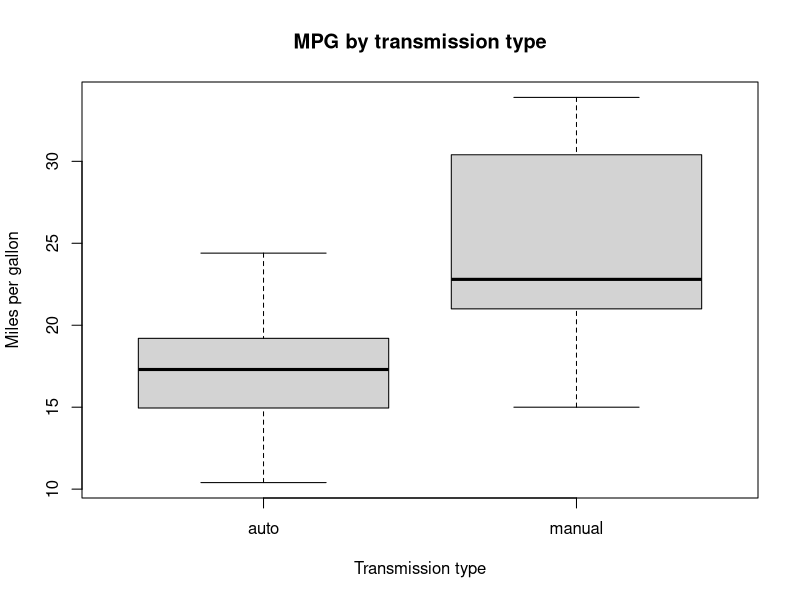
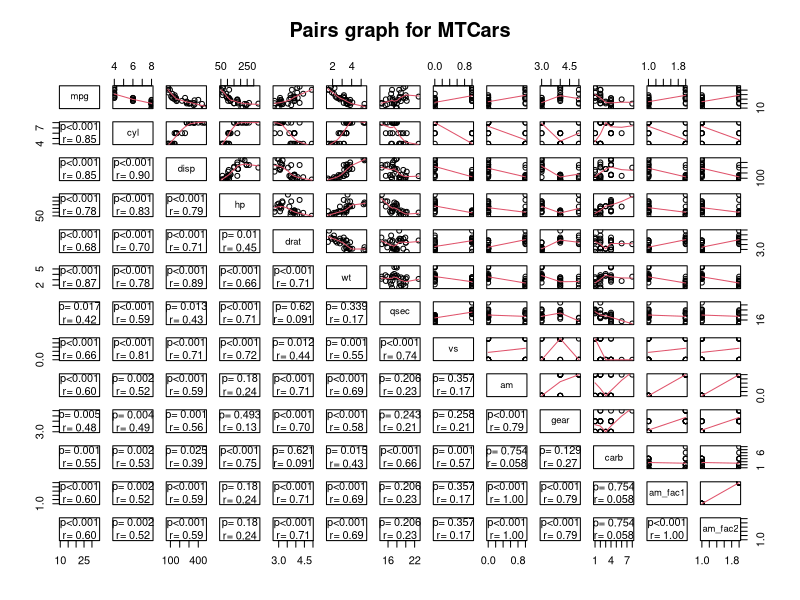
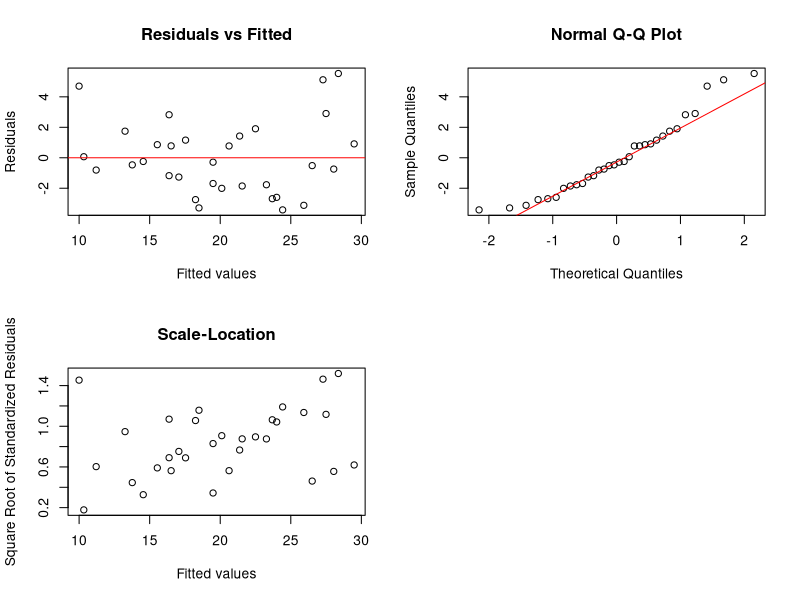

The R source for these figures, in order:
## ---- chunk 1
knitr::opts_chunk$set(echo = TRUE)
## ---- chunk 2
mtcars2 <- mtcars
str(mtcars2)
## ---- chunk 3
mtcars2$am_fac1 <- factor(mtcars2$am, labels = c("auto", "manual"))
mtcars2$am_fac2 <- factor(mtcars2$am)
## ---- chunk 4
t.test(mpg ~ am_fac1, data = mtcars2)
## ---- chunk 5
model.all <- lm(mpg ~ ., data = mtcars2)
## ---- chunk 6
a0 <- lm(mpg~am_fac1, data = mtcars2)
summary(a0)$coef
## ---- chunk 7
a1 <- lm(mpg~am_fac1 + hp, data = mtcars2)
summary(a1)$coef
## ---- chunk 8
a3 <- lm(mpg~am_fac1 + hp + wt, data = mtcars2)
summary(a3)$coef
## ---- chunk 9
anova(a0, a1, a3, test = "Chisq")
## ---- chunk 10
boxplot(mpg ~ am_fac1, data = mtcars2, main = "MPG by transmission type", xlab = "Transmission type", ylab = "Miles per gallon")
## ---- chunk 11
panel.cor <- function(x, y, digits=2, cex.cor)
{
  usr <- par("usr"); on.exit(par(usr))
  par(usr = c(0, 1, 0, 1))
  r <- abs(cor(x, y))
  txt <- format(c(r, 0.123456789), digits=digits)[1]
  test <- cor.test(x,y)
  Signif <- ifelse(round(test$p.value,3)<0.001,"p<0.001",paste("p=",round(test$p.value,3)))  
  text(0.5, 0.25, paste("r=",txt))
  text(.5, .75, Signif)
}
pairs(mtcars2, upper.panel = panel.smooth, lower.panel = panel.cor, main = "Pairs graph for MTCars")
## ---- chunk 12
par(mfrow = c(2, 2))
plot(fitted(a3), residuals(a3), xlab = "Fitted values", ylab = "Residuals", main = "Residuals vs Fitted")
abline(h = 0, col = "red")
qqnorm(residuals(a3))
qqline(residuals(a3), col = "red")
plot(fitted(a3), sqrt(abs(rstandard(a3))), xlab = "Fitted values", ylab = "Square Root of Standardized Residuals", main = "Scale-Location")
